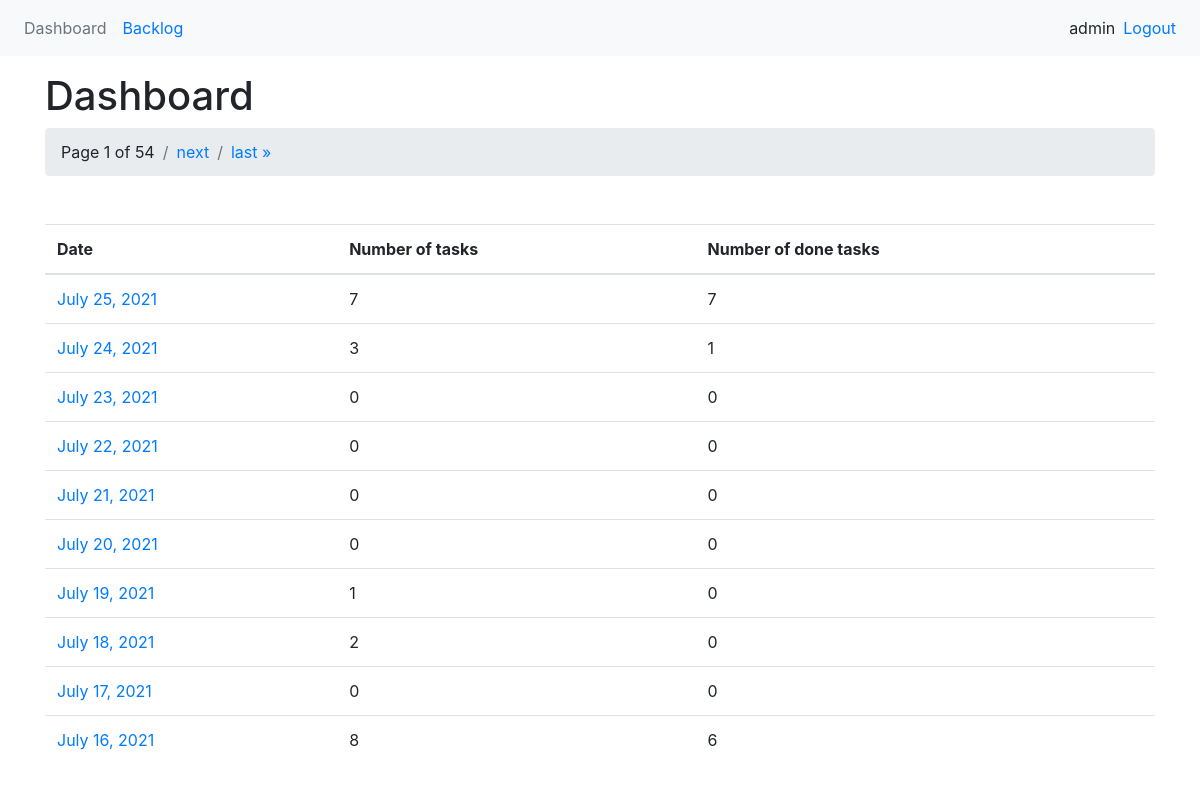
The app's page / (signed in) with its own data.
### dashboard/models.py (models this page shows, shortened)
class List(models.Model):
    user = models.ForeignKey(User, on_delete=models.CASCADE)
    status = models.BooleanField(default=False)
    date = models.DateField(auto_now_add=False)
    class Meta:
        ordering = ['-date']

### dashboard/views.py (the view, shortened to what this page needs)
# urls.py: path('', ListsView.as_view(), name='dashboard'),
class ListsView(LoginRequiredMixin, ListView):
    model = List
    context_object_name = 'lists'
    template_name = 'dashboard/dashboard.html'
    paginate_by = 10
    def get_queryset(self):
        queryset = super().get_queryset()
        last_list = queryset.filter(user=self.request.user).first()
        if last_list:
            last_task_list_date = last_list.date
        else:
            last_task_list_date = self.request.user.date_joined.date()
        skipped_days: timedelta = date.today() - last_task_list_date
        queryset = queryset.filter(user=self.request.user)
        data = {'lists': []}
        for row in queryset:
            data['lists'].append(
                {
                    'id': row.id,
                    'date': row.date,
                    'done': row.tasks.filter(status=True).count(),
                    'len': row.tasks.count(),
                }
            )
        queryset = data['lists']
        return queryset

### dashboard/templates/dashboard/dashboard.html
{% extends 'base.html' %}
{% block dashboard_class %}disabled{% endblock dashboard_class %}
{% block content %}
    <h1>Dashboard</h1>
    {% include 'pagination.html' %}
    <div class="mt-5">
        <table class="table table-hover">
            <thead>
                <tr>
                    <th>Date</th>
                    <th>Number of tasks</th>
                    <th>Number of done tasks</th>
                </tr>
            </thead>
            <tbody>
                {% for list in lists %}
                    <tr>
                        <td>
                            <a href="{% url 'tasks' list.id %}">{{ list.date }}</a>
                        </td>
                        <td> {{ list.len }} </td>
                        <td> {{ list.done }} </td>
                    </tr>
                {% endfor %}
            </tbody>
        </table>
    </div>
{% endblock content %}

### todo_list/templates/base.html (shortened to what this page needs)
<!DOCTYPE html>
<html lang="en">
<head>
    <link rel="stylesheet" href="https://maxcdn.bootstrapcdn.com/bootstrap/4.5.2/css/bootstrap.min.css">
</head>
<body>
    <nav class="navbar navbar-expand-md bg-light">
        <ul class="navbar-nav mr-auto">
                <li class="nav-item">
                    <a class="nav-link {% block dashboard_class %}{% endblock %}" href="{% url 'dashboard' %}">Dashboard</a>
                </li>
                <li class="nav-item">
                    <a class="nav-link {% block backlog_class %}{% endblock %}" href="{% url 'backlog' %}">Backlog</a>
                </li>
        </ul>
        <ul class="navbar-nav">
            {% if request.user.is_authenticated %}
                <span class="navbar-text">{{ request.user }}</span>
                <li class="nav-item">
                    <a class="nav-link" href="{% url 'logout' %}">Logout</a>
                </li>
            {% else %}
                <li class="nav-item">
                    <a class="nav-link" href="{% url 'login' %}">Login</a>
                </li>
            {% endif %}
        </ul>
    </nav>
    <div class="container pt-3">
        {% block content %}{% endblock %}
    </div>
</body>
</html>

### records on screen
List: date "July 25, 2021"
List: date "July 24, 2021"
List: date "July 23, 2021"
List: date "July 22, 2021"
List: date "July 21, 2021"
List: date "July 20, 2021"
List: date "July 19, 2021"
List: date "July 18, 2021"
List: date "July 17, 2021"
List: date "July 16, 2021"

### other values on screen
{{ request.user }} "admin"
{{ page_obj.number }} "1"
{{ page_obj.paginator.num_pages }} "54"
{{ list.len }} "7" "3" "0" "0" "0" "0" "1" "2" "0" "8"
{{ list.done }} "7" "1" "0" "0" "0" "0" "0" "0" "0" "6"
